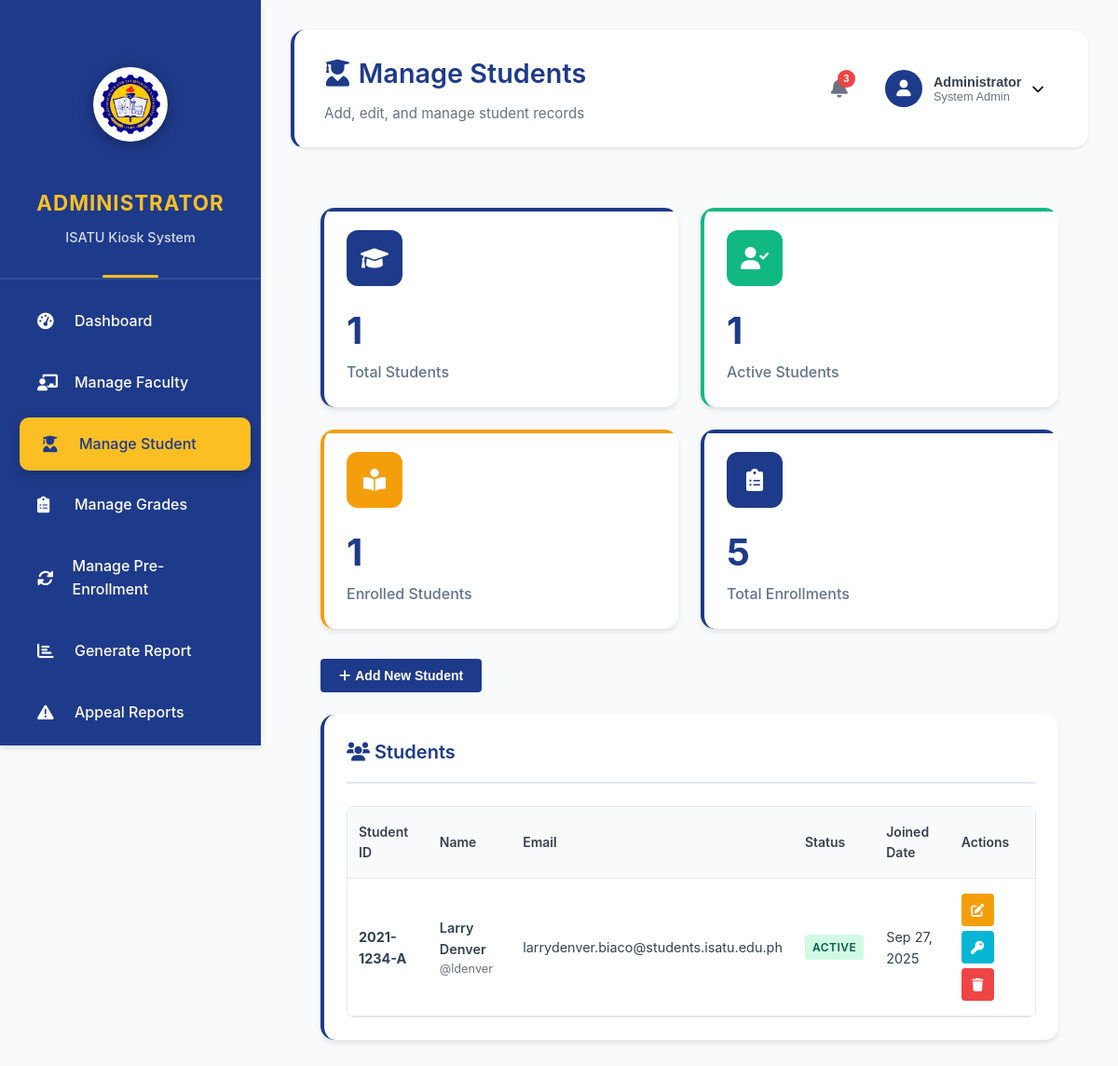
Before: /view/manage_student.php (signed in) with the older database file.
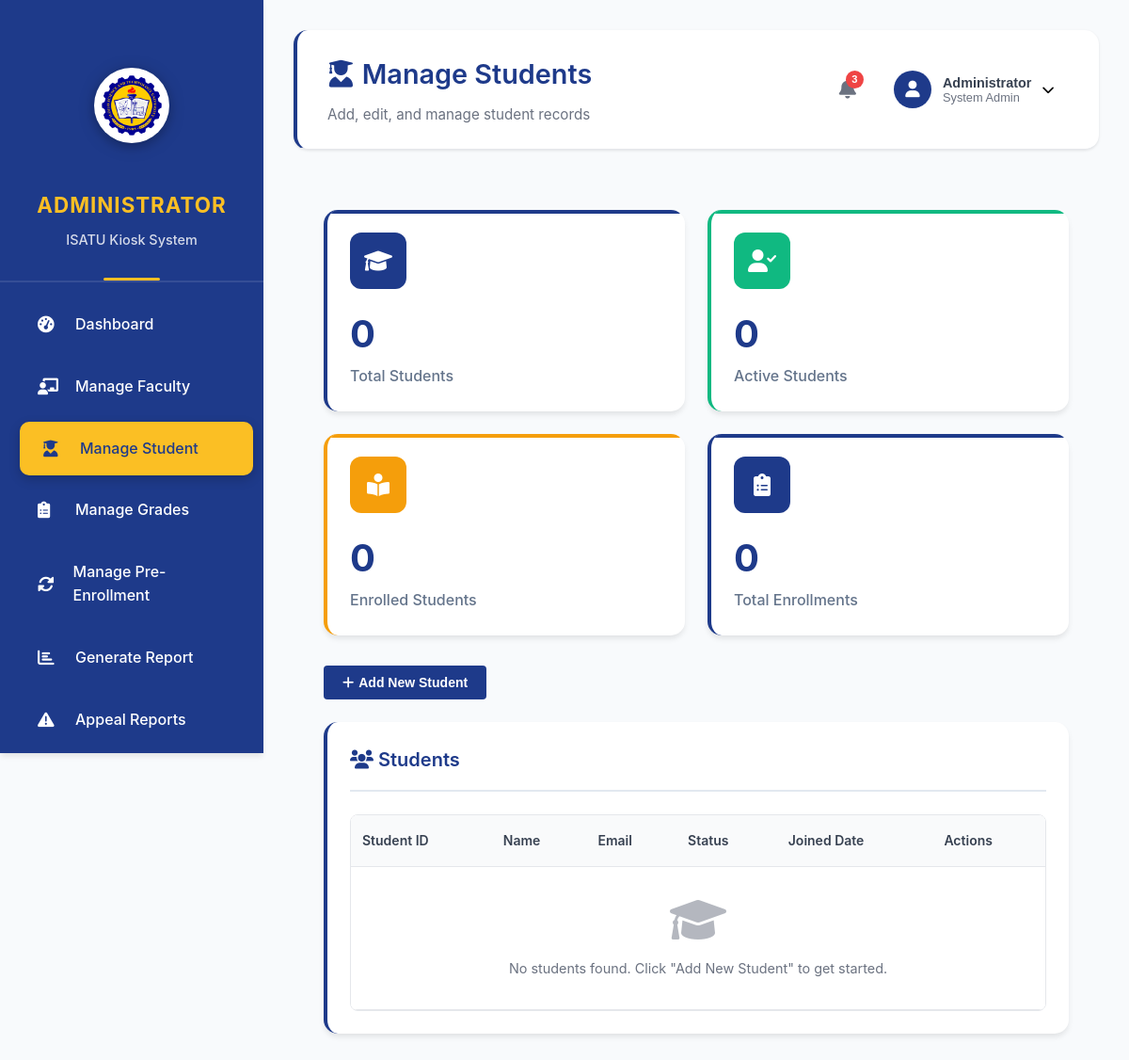
After: the same page with the newer database file.
### tables this page shows
CREATE TABLE `users` (
  `id` int(11) NOT NULL,
  `username` varchar(50) NOT NULL,
  `email` varchar(100) NOT NULL,
  `password` varchar(255) NOT NULL,
  `first_name` varchar(50) NOT NULL,
  `last_name` varchar(50) NOT NULL,
  `role` enum('administrator','faculty','student') NOT NULL,
  `status` enum('active','inactive','suspended') DEFAULT 'active',
  `student_id` varchar(20) DEFAULT NULL,
  `employee_id` varchar(20) DEFAULT NULL,
  `birth_date` date DEFAULT NULL,
  `gender` enum('male','female','other') DEFAULT NULL,
  `address` text DEFAULT NULL,
  `contact_number` varchar(20) DEFAULT NULL,
  `emergency_contact` varchar(100) DEFAULT NULL,
  `emergency_phone` varchar(20) DEFAULT NULL,
  `profile_image` varchar(255) DEFAULT NULL,
  `created_at` timestamp NOT NULL DEFAULT current_timestamp(),
  `updated_at` timestamp NOT NULL DEFAULT current_timestamp() ON UPDATE current_timestamp()
);

### view/manage_student.php (the view, shortened to what the changed rows need)
<?php
require_once '../config/database.php';
$message = '';
try {
    $stmt = $pdo->prepare("
        SELECT
            u.id, u.username, u.email, u.first_name, u.last_name, u.student_id, u.status, u.created_at,
            u.birth_date, u.gender, u.contact_number, u.address, u.emergency_contact, u.emergency_phone,
            sp.year_level, sp.program_id, sp.section_id, sp.admission_date, sp.student_type,
            sp.guardian_name, sp.guardian_contact, sp.academic_year_id,
            p.program_code, p.program_name,
            s.section_name,
            d.name as department_name,
            ay.year_start, ay.year_end, ay.semester,
            COUNT(e.id) as total_enrollments,
            COUNT(CASE WHEN e.status = 'enrolled' THEN 1 END) as active_enrollments
        FROM users u
        LEFT JOIN student_profiles sp ON u.id = sp.user_id
        LEFT JOIN programs p ON sp.program_id = p.id
        LEFT JOIN sections s ON sp.section_id = s.id
        LEFT JOIN departments d ON p.department_id = d.id
        LEFT JOIN academic_years ay ON sp.academic_year_id = ay.id
        LEFT JOIN enrollments e ON u.id = e.student_id
        WHERE u.role = 'student'
        GROUP BY u.id
        ORDER BY u.last_name, u.first_name
    ");
    $stmt->execute();
    $students = $stmt->fetchAll(PDO::FETCH_ASSOC);
} catch (PDOException $e) {
    $students = [];
    if (empty($message)) {
        $message = 'Error loading student data: ' . $e->getMessage();
        $message_type = 'error';
    }
}
$stats = ['total_students' => 0, 'active_students' => 0, 'enrolled_students' => 0, 'total_enrollments' => 0];
try {
    $stmt = $pdo->query("SELECT COUNT(*) FROM users WHERE role = 'student'");
    $stats['total_students'] = $stmt->fetchColumn();
    $stmt = $pdo->query("SELECT COUNT(*) FROM users WHERE role = 'student' AND status = 'active'");
    $stats['active_students'] = $stmt->fetchColumn();
    $stmt = $pdo->query("SELECT COUNT(DISTINCT student_id) FROM enrollments WHERE status = 'enrolled'");
    $stats['enrolled_students'] = $stmt->fetchColumn();
    $stmt = $pdo->query("SELECT COUNT(*) FROM enrollments WHERE status = 'enrolled'");
    $stats['total_enrollments'] = $stmt->fetchColumn();
} catch (PDOException $e) {
    error_log("Student stats query failed: " . $e->getMessage());
}
?>
<!DOCTYPE html>
<html lang="en">
<head>
    <link href="https://cdnjs.cloudflare.com/ajax/libs/font-awesome/6.0.0/css/all.min.css" rel="stylesheet">
    <link href="../assets/css/admin_dashboard.css" rel="stylesheet">
    <link href="../assets/css/manage_faculty.css" rel="stylesheet">
</head>
<body>
    <div class="admin-layout">
        <?php include '../includes/sidebar.php'; ?>
        <div class="main-content">
            <?php include '../includes/header.php'; ?>
            <div class="dashboard-content">
                <div class="stats-grid">
                    <div class="stat-card">
                        <div class="stat-card-header">
                            <div class="stat-icon primary">
                            </div>
                        </div>
                        <div class="stat-value"><?php echo $stats['total_students']; ?></div>
                        <div class="stat-label">Total Students</div>
                    </div>
                    <div class="stat-card success">
                        <div class="stat-card-header">
                            <div class="stat-icon success">
                            </div>
                        </div>
                        <div class="stat-value"><?php echo $stats['active_students']; ?></div>
                        <div class="stat-label">Active Students</div>
                    </div>
                    <div class="stat-card warning">
                        <div class="stat-card-header">
                            <div class="stat-icon warning">
                            </div>
                        </div>
                        <div class="stat-value"><?php echo $stats['enrolled_students']; ?></div>
                        <div class="stat-label">Enrolled Students</div>
                    </div>
                    <div class="stat-card info">
                        <div class="stat-card-header">
                            <div class="stat-icon info">
                            </div>
                        </div>
                        <div class="stat-value"><?php echo $stats['total_enrollments']; ?></div>
                        <div class="stat-label">Total Enrollments</div>
                    </div>
                </div>
                <div class="dashboard-card">
                    <div class="table-responsive">
                        <table class="data-table" id="studentsTable">
                            <thead>
                                <tr>
                                    <th>Student ID</th>
                                    <th>Name</th>
                                    <th>Email</th>
                                    <th>Status</th>
                                    <th>Joined Date</th>
                                    <th>Actions</th>
                                </tr>
                            </thead>
                            <tbody>
                                <?php if (empty($students)): ?>
                                    <tr>
                                        <td colspan="6" style="text-align: center; padding: 2rem; color: #6b7280;">
                                            <i class="fas fa-graduation-cap" style="font-size: 3rem; margin-bottom: 1rem; opacity: 0.5;"></i>
                                            <p>No students found. Click "Add New Student" to get started.</p>
                                        </td>
                                    </tr>
                                <?php else: ?>
                                    <?php foreach ($students as $student): ?>
                                        <tr>
                                            <td><strong><?php echo htmlspecialchars($student['student_id'] ?? 'N/A'); ?></strong></td>
                                            <td>
                                                <div class="user-info">
                                                    <strong><?php echo htmlspecialchars($student['first_name'] . ' ' . $student['last_name']); ?></strong>
                                                    <small>@<?php echo htmlspecialchars($student['username']); ?></small>
                                                </div>
                                            </td>
                                            <td><?php echo htmlspecialchars($student['email']); ?></td>
                                            <td>
                                                <span class="status-badge status-<?php echo $student['status']; ?>">
                                                    <?php echo ucfirst($student['status']); ?>
                                                </span>
                                            </td>
                                            <td><?php echo date('M d, Y', strtotime($student['created_at'])); ?></td>
                                            <td>
                                                <div class="action-buttons">
                                                    <button class="btn-icon btn-warning" onclick="editStudent(<?php echo $student['id']; ?>)" title="Edit">
                                                        <i class="fas fa-edit"></i>
                                                    </button>
                                                    <button class="btn-icon btn-info" onclick="resetPassword(<?php echo $student['id']; ?>)" title="Reset Password">
                                                        <i class="fas fa-key"></i>
                                                    </button>
                                                    <button class="btn-icon btn-danger" onclick="deleteStudent(<?php echo $student['id']; ?>, '<?php echo htmlspecialchars($student['first_name'] . ' ' . $student['last_name']); ?>')" title="Delete">
                                                        <i class="fas fa-trash"></i>
                                                    </button>
                                                </div>
                                            </td>
                                        </tr>
                                    <?php endforeach; ?>
                                <?php endif; ?>
                            </tbody>
                        </table>
                    </div>
                </div>
            </div>
        </div>
    </div>
</body>
</html>

Changed rows visible on the page:
removed users: student "2021-1234-A", first_name+last_name "Larry Denver", username "ldenver", email "larrydenver.biaco@students.isatu.edu.ph", status "ACTIVE", created_at "Sep 27, 2025"
Other visible differences:
$stats['total_students']: "1" → "0"
$stats['active_students']: "1" → "0"
$stats['enrolled_students']: "1" → "0"
$stats['total_enrollments']: "5" → "0"
text now shown: "No students found. Click \"Add New Student\" to get started."
